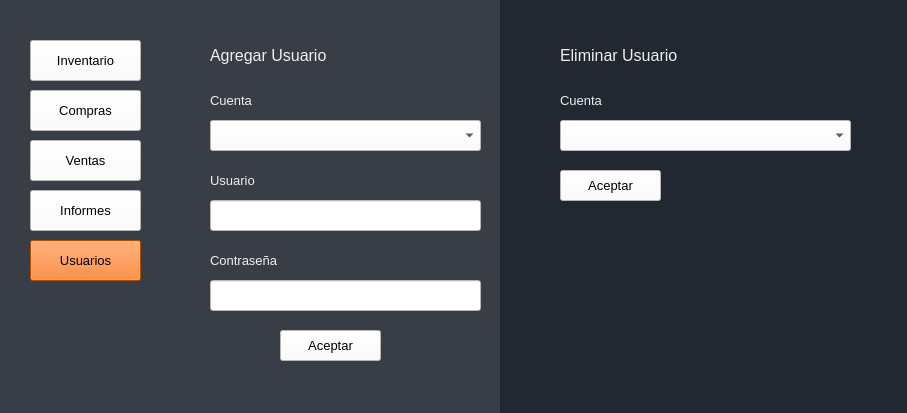
<?xml version="1.0" encoding="UTF-8"?>
<ui version="4.0">
 <class>AdmUsuarios</class>
 <widget class="QMainWindow" name="AdmUsuarios">
  <property name="geometry">
   <rect>
    <x>0</x>
    <y>0</y>
    <width>907</width>
    <height>413</height>
   </rect>
  </property>
  <property name="windowTitle">
   <string>Usuarios</string>
  </property>
  <property name="styleSheet">
   <string notr="true">background-color: rgb(255, 255, 255);</string>
  </property>
  <widget class="QWidget" name="centralwidget">
   <widget class="QPushButton" name="botonInventario">
    <property name="geometry">
     <rect>
      <x>30</x>
      <y>40</y>
      <width>111</width>
      <height>41</height>
     </rect>
    </property>
    <property name="font">
     <font>
      <family>Arial</family>
      <pointsize>10</pointsize>
      <weight>50</weight>
      <bold>false</bold>
     </font>
    </property>
    <property name="styleSheet">
     <string notr="true">background-color: rgb(255, 255, 255);</string>
    </property>
    <property name="text">
     <string>Inventario</string>
    </property>
   </widget>
   <widget class="QPushButton" name="botonInformes">
    <property name="geometry">
     <rect>
      <x>30</x>
      <y>190</y>
      <width>111</width>
      <height>41</height>
     </rect>
    </property>
    <property name="font">
     <font>
      <family>Arial</family>
      <pointsize>10</pointsize>
      <weight>50</weight>
      <bold>false</bold>
     </font>
    </property>
    <property name="styleSheet">
     <string notr="true">background-color: rgb(255, 255, 255);</string>
    </property>
    <property name="text">
     <string>Informes</string>
    </property>
   </widget>
   <widget class="QPushButton" name="botonCompras">
    <property name="geometry">
     <rect>
      <x>30</x>
      <y>90</y>
      <width>111</width>
      <height>41</height>
     </rect>
    </property>
    <property name="font">
     <font>
      <family>Arial</family>
      <pointsize>10</pointsize>
      <weight>50</weight>
      <bold>false</bold>
     </font>
    </property>
    <property name="styleSheet">
     <string notr="true">background-color: rgb(255, 255, 255);</string>
    </property>
    <property name="text">
     <string>Compras</string>
    </property>
   </widget>
   <widget class="QPushButton" name="Usuarios">
    <property name="geometry">
     <rect>
      <x>30</x>
      <y>240</y>
      <width>111</width>
      <height>41</height>
     </rect>
    </property>
    <property name="font">
     <font>
      <family>Arial</family>
      <pointsize>10</pointsize>
      <weight>50</weight>
      <bold>false</bold>
     </font>
    </property>
    <property name="styleSheet">
     <string notr="true">background-color: rgb(255, 102, 0);</string>
    </property>
    <property name="text">
     <string>Usuarios</string>
    </property>
   </widget>
   <widget class="QPushButton" name="botonVentas">
    <property name="geometry">
     <rect>
      <x>30</x>
      <y>140</y>
      <width>111</width>
      <height>41</height>
     </rect>
    </property>
    <property name="font">
     <font>
      <family>Arial</family>
      <pointsize>10</pointsize>
      <weight>50</weight>
      <bold>false</bold>
     </font>
    </property>
    <property name="styleSheet">
     <string notr="true">background-color: rgb(255, 255, 255);</string>
    </property>
    <property name="text">
     <string>Ventas</string>
    </property>
   </widget>
   <widget class="QLabel" name="label">
    <property name="geometry">
     <rect>
      <x>500</x>
      <y>-20</y>
      <width>471</width>
      <height>551</height>
     </rect>
    </property>
    <property name="font">
     <font>
      <family>Eras Bold ITC</family>
      <pointsize>12</pointsize>
      <weight>50</weight>
      <bold>false</bold>
     </font>
    </property>
    <property name="styleSheet">
     <string notr="true">background-color: rgb(34, 40, 49);
color: rgb(238, 238, 238);</string>
    </property>
    <property name="text">
     <string/>
    </property>
   </widget>
   <widget class="QLabel" name="label_6">
    <property name="geometry">
     <rect>
      <x>210</x>
      <y>40</y>
      <width>181</width>
      <height>31</height>
     </rect>
    </property>
    <property name="font">
     <font>
      <family>Arial</family>
      <pointsize>12</pointsize>
     </font>
    </property>
    <property name="layoutDirection">
     <enum>Qt::LeftToRight</enum>
    </property>
    <property name="styleSheet">
     <string notr="true">background-color: rgb(57, 62, 70);
color: rgb(238, 238, 238);</string>
    </property>
    <property name="text">
     <string>&lt;html&gt;&lt;head/&gt;&lt;body&gt;&lt;p&gt;Agregar Usuario&lt;/p&gt;&lt;/body&gt;&lt;/html&gt;</string>
    </property>
   </widget>
   <widget class="QLabel" name="label_7">
    <property name="geometry">
     <rect>
      <x>560</x>
      <y>40</y>
      <width>181</width>
      <height>31</height>
     </rect>
    </property>
    <property name="font">
     <font>
      <family>Arial</family>
      <pointsize>12</pointsize>
     </font>
    </property>
    <property name="layoutDirection">
     <enum>Qt::LeftToRight</enum>
    </property>
    <property name="styleSheet">
     <string notr="true">background-color: rgb(34, 40, 49);
color: rgb(238, 238, 238);</string>
    </property>
    <property name="text">
     <string>&lt;html&gt;&lt;head/&gt;&lt;body&gt;&lt;p&gt;Eliminar Usuario&lt;/p&gt;&lt;/body&gt;&lt;/html&gt;</string>
    </property>
   </widget>
   <widget class="QComboBox" name="comboBoxUsuarios">
    <property name="geometry">
     <rect>
      <x>560</x>
      <y>120</y>
      <width>291</width>
      <height>31</height>
     </rect>
    </property>
    <property name="font">
     <font>
      <family>Arial</family>
      <pointsize>9</pointsize>
     </font>
    </property>
    <property name="styleSheet">
     <string notr="true">background-color: rgb(255, 255, 255);</string>
    </property>
   </widget>
   <widget class="QPushButton" name="botonVentasAceptarE">
    <property name="geometry">
     <rect>
      <x>560</x>
      <y>170</y>
      <width>101</width>
      <height>31</height>
     </rect>
    </property>
    <property name="font">
     <font>
      <family>Arial</family>
      <pointsize>10</pointsize>
      <weight>50</weight>
      <bold>false</bold>
     </font>
    </property>
    <property name="styleSheet">
     <string notr="true">background-color: rgb(255, 255, 255);</string>
    </property>
    <property name="text">
     <string>Aceptar</string>
    </property>
   </widget>
   <widget class="QLineEdit" name="lineEditUsuario">
    <property name="geometry">
     <rect>
      <x>210</x>
      <y>200</y>
      <width>271</width>
      <height>31</height>
     </rect>
    </property>
    <property name="font">
     <font>
      <family>Arial</family>
      <pointsize>9</pointsize>
     </font>
    </property>
    <property name="styleSheet">
     <string notr="true">background-color: rgb(255, 255, 255);</string>
    </property>
    <property name="text">
     <string/>
    </property>
   </widget>
   <widget class="QLineEdit" name="lineEditContrasena">
    <property name="geometry">
     <rect>
      <x>210</x>
      <y>280</y>
      <width>271</width>
      <height>31</height>
     </rect>
    </property>
    <property name="font">
     <font>
      <family>Arial</family>
      <pointsize>9</pointsize>
     </font>
    </property>
    <property name="styleSheet">
     <string notr="true">background-color: rgb(255, 255, 255);</string>
    </property>
    <property name="text">
     <string/>
    </property>
   </widget>
   <widget class="QLabel" name="label_8">
    <property name="geometry">
     <rect>
      <x>210</x>
      <y>170</y>
      <width>81</width>
      <height>21</height>
     </rect>
    </property>
    <property name="font">
     <font>
      <family>Arial</family>
      <pointsize>10</pointsize>
      <weight>50</weight>
      <bold>false</bold>
     </font>
    </property>
    <property name="styleSheet">
     <string notr="true">color: rgb(238, 238, 238);
background-color: rgb(57, 62, 70);</string>
    </property>
    <property name="text">
     <string>Usuario</string>
    </property>
   </widget>
   <widget class="QLabel" name="label_9">
    <property name="geometry">
     <rect>
      <x>210</x>
      <y>250</y>
      <width>111</width>
      <height>21</height>
     </rect>
    </property>
    <property name="font">
     <font>
      <family>Arial</family>
      <pointsize>10</pointsize>
      <weight>50</weight>
      <bold>false</bold>
     </font>
    </property>
    <property name="styleSheet">
     <string notr="true">color: rgb(238, 238, 238);
background-color: rgb(57, 62, 70);</string>
    </property>
    <property name="text">
     <string>Contraseña</string>
    </property>
   </widget>
   <widget class="QPushButton" name="botonVentasAceptarA">
    <property name="geometry">
     <rect>
      <x>280</x>
      <y>330</y>
      <width>101</width>
      <height>31</height>
     </rect>
    </property>
    <property name="font">
     <font>
      <family>Arial</family>
      <pointsize>10</pointsize>
      <weight>50</weight>
      <bold>false</bold>
     </font>
    </property>
    <property name="styleSheet">
     <string notr="true">background-color: rgb(255, 255, 255);</string>
    </property>
    <property name="text">
     <string>Aceptar</string>
    </property>
   </widget>
   <widget class="QLabel" name="label_10">
    <property name="geometry">
     <rect>
      <x>210</x>
      <y>90</y>
      <width>81</width>
      <height>21</height>
     </rect>
    </property>
    <property name="font">
     <font>
      <family>Arial</family>
      <pointsize>10</pointsize>
      <weight>50</weight>
      <bold>false</bold>
     </font>
    </property>
    <property name="styleSheet">
     <string notr="true">color: rgb(238, 238, 238);
background-color: rgb(57, 62, 70);</string>
    </property>
    <property name="text">
     <string>Cuenta</string>
    </property>
   </widget>
   <widget class="QComboBox" name="comboBoxTipoCuenta">
    <property name="geometry">
     <rect>
      <x>210</x>
      <y>120</y>
      <width>271</width>
      <height>31</height>
     </rect>
    </property>
    <property name="font">
     <font>
      <family>Arial</family>
      <pointsize>9</pointsize>
     </font>
    </property>
    <property name="styleSheet">
     <string notr="true">background-color: rgb(255, 255, 255);</string>
    </property>
   </widget>
   <widget class="QLabel" name="label_11">
    <property name="geometry">
     <rect>
      <x>560</x>
      <y>90</y>
      <width>81</width>
      <height>21</height>
     </rect>
    </property>
    <property name="font">
     <font>
      <family>Arial</family>
      <pointsize>10</pointsize>
      <weight>50</weight>
      <bold>false</bold>
     </font>
    </property>
    <property name="mouseTracking">
     <bool>false</bool>
    </property>
    <property name="tabletTracking">
     <bool>false</bool>
    </property>
    <property name="acceptDrops">
     <bool>false</bool>
    </property>
    <property name="autoFillBackground">
     <bool>false</bool>
    </property>
    <property name="styleSheet">
     <string notr="true">color: rgb(238, 238, 238);
background-color: rgb(34, 40, 49);</string>
    </property>
    <property name="text">
     <string>Cuenta</string>
    </property>
   </widget>
   <widget class="QLabel" name="label_2">
    <property name="geometry">
     <rect>
      <x>0</x>
      <y>-8</y>
      <width>501</width>
      <height>421</height>
     </rect>
    </property>
    <property name="styleSheet">
     <string notr="true">background-color: rgb(57, 62, 70);</string>
    </property>
    <property name="text">
     <string/>
    </property>
   </widget>
   <zorder>label_2</zorder>
   <zorder>label</zorder>
   <zorder>botonInventario</zorder>
   <zorder>botonInformes</zorder>
   <zorder>botonCompras</zorder>
   <zorder>Usuarios</zorder>
   <zorder>botonVentas</zorder>
   <zorder>label_6</zorder>
   <zorder>label_7</zorder>
   <zorder>comboBoxUsuarios</zorder>
   <zorder>botonVentasAceptarE</zorder>
   <zorder>lineEditUsuario</zorder>
   <zorder>lineEditContrasena</zorder>
   <zorder>label_8</zorder>
   <zorder>label_9</zorder>
   <zorder>botonVentasAceptarA</zorder>
   <zorder>label_10</zorder>
   <zorder>comboBoxTipoCuenta</zorder>
   <zorder>label_11</zorder>
  </widget>
 </widget>
 <tabstops>
  <tabstop>botonInventario</tabstop>
  <tabstop>botonCompras</tabstop>
  <tabstop>botonVentas</tabstop>
  <tabstop>botonInformes</tabstop>
  <tabstop>Usuarios</tabstop>
  <tabstop>comboBoxTipoCuenta</tabstop>
  <tabstop>lineEditUsuario</tabstop>
  <tabstop>lineEditContrasena</tabstop>
  <tabstop>botonVentasAceptarA</tabstop>
  <tabstop>comboBoxUsuarios</tabstop>
  <tabstop>botonVentasAceptarE</tabstop>
 </tabstops>
 <resources/>
 <connections/>
</ui>
